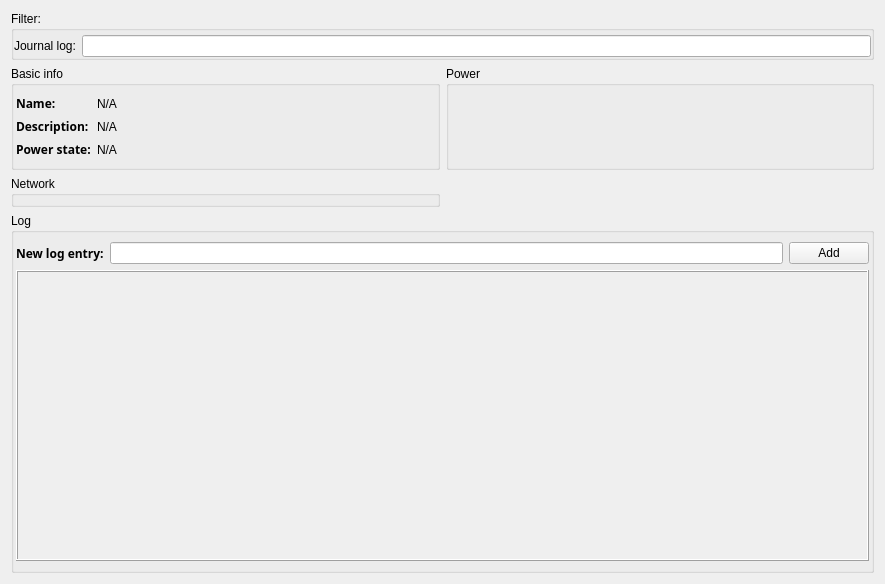
<?xml version="1.0" encoding="UTF-8"?>
<ui version="4.0">
 <class>OverviewPlugin</class>
 <widget class="QWidget" name="OverviewPlugin">
  <property name="geometry">
   <rect>
    <x>0</x>
    <y>0</y>
    <width>885</width>
    <height>584</height>
   </rect>
  </property>
  <property name="windowTitle">
   <string>Form</string>
  </property>
  <layout class="QGridLayout" name="gridLayout_2">
   <item row="1" column="0">
    <widget class="QGroupBox" name="basic_info_box">
     <property name="sizePolicy">
      <sizepolicy hsizetype="Expanding" vsizetype="Preferred">
       <horstretch>0</horstretch>
       <verstretch>0</verstretch>
      </sizepolicy>
     </property>
     <property name="title">
      <string>Basic info</string>
     </property>
     <layout class="QFormLayout" name="formLayout">
      <property name="leftMargin">
       <number>2</number>
      </property>
      <property name="rightMargin">
       <number>2</number>
      </property>
      <item row="0" column="0">
       <widget class="QLabel" name="name_label">
        <property name="font">
         <font>
          <family>Sans Serif</family>
          <weight>75</weight>
          <bold>true</bold>
         </font>
        </property>
        <property name="text">
         <string>Name:</string>
        </property>
       </widget>
      </item>
      <item row="0" column="1">
       <widget class="QLabel" name="name">
        <property name="sizePolicy">
         <sizepolicy hsizetype="Expanding" vsizetype="Preferred">
          <horstretch>0</horstretch>
          <verstretch>0</verstretch>
         </sizepolicy>
        </property>
        <property name="text">
         <string>N/A</string>
        </property>
       </widget>
      </item>
      <item row="1" column="0">
       <widget class="QLabel" name="description_label">
        <property name="font">
         <font>
          <family>Sans Serif</family>
          <weight>75</weight>
          <bold>true</bold>
         </font>
        </property>
        <property name="text">
         <string>Description:</string>
        </property>
       </widget>
      </item>
      <item row="1" column="1">
       <widget class="QLabel" name="description">
        <property name="sizePolicy">
         <sizepolicy hsizetype="Expanding" vsizetype="Preferred">
          <horstretch>0</horstretch>
          <verstretch>0</verstretch>
         </sizepolicy>
        </property>
        <property name="text">
         <string>N/A</string>
        </property>
        <property name="wordWrap">
         <bool>true</bool>
        </property>
       </widget>
      </item>
      <item row="2" column="0">
       <widget class="QLabel" name="power_state_label">
        <property name="font">
         <font>
          <family>Sans Serif</family>
          <weight>75</weight>
          <bold>true</bold>
         </font>
        </property>
        <property name="text">
         <string>Power state:</string>
        </property>
       </widget>
      </item>
      <item row="2" column="1">
       <widget class="QLabel" name="power_state">
        <property name="sizePolicy">
         <sizepolicy hsizetype="Expanding" vsizetype="Preferred">
          <horstretch>0</horstretch>
          <verstretch>0</verstretch>
         </sizepolicy>
        </property>
        <property name="text">
         <string>N/A</string>
        </property>
       </widget>
      </item>
     </layout>
    </widget>
   </item>
   <item row="1" column="1">
    <widget class="QGroupBox" name="power_box">
     <property name="sizePolicy">
      <sizepolicy hsizetype="Expanding" vsizetype="Preferred">
       <horstretch>0</horstretch>
       <verstretch>0</verstretch>
      </sizepolicy>
     </property>
     <property name="title">
      <string>Power</string>
     </property>
    </widget>
   </item>
   <item row="3" column="0" colspan="2">
    <widget class="QGroupBox" name="log_box">
     <property name="sizePolicy">
      <sizepolicy hsizetype="Expanding" vsizetype="Expanding">
       <horstretch>0</horstretch>
       <verstretch>0</verstretch>
      </sizepolicy>
     </property>
     <property name="title">
      <string>Log</string>
     </property>
     <layout class="QGridLayout" name="gridLayout_3">
      <property name="leftMargin">
       <number>2</number>
      </property>
      <property name="rightMargin">
       <number>2</number>
      </property>
      <item row="0" column="1">
       <widget class="QLineEdit" name="new_log_entry"/>
      </item>
      <item row="0" column="0">
       <widget class="QLabel" name="new_log_entry_label">
        <property name="font">
         <font>
          <family>Sans Serif</family>
          <weight>75</weight>
          <bold>true</bold>
         </font>
        </property>
        <property name="text">
         <string>New log entry:</string>
        </property>
       </widget>
      </item>
      <item row="0" column="2">
       <widget class="QPushButton" name="add_new_log_button">
        <property name="text">
         <string>Add</string>
        </property>
       </widget>
      </item>
      <item row="1" column="0" colspan="3">
       <widget class="QScrollArea" name="scroll_area">
        <property name="sizePolicy">
         <sizepolicy hsizetype="Expanding" vsizetype="Expanding">
          <horstretch>0</horstretch>
          <verstretch>0</verstretch>
         </sizepolicy>
        </property>
        <property name="frameShape">
         <enum>QFrame::Box</enum>
        </property>
        <property name="frameShadow">
         <enum>QFrame::Raised</enum>
        </property>
        <property name="widgetResizable">
         <bool>true</bool>
        </property>
        <widget class="QWidget" name="content">
         <property name="geometry">
          <rect>
           <x>0</x>
           <y>0</y>
           <width>853</width>
           <height>311</height>
          </rect>
         </property>
        </widget>
       </widget>
      </item>
     </layout>
    </widget>
   </item>
   <item row="2" column="0">
    <widget class="QGroupBox" name="network_box">
     <property name="sizePolicy">
      <sizepolicy hsizetype="Expanding" vsizetype="Preferred">
       <horstretch>0</horstretch>
       <verstretch>0</verstretch>
      </sizepolicy>
     </property>
     <property name="title">
      <string>Network</string>
     </property>
    </widget>
   </item>
   <item row="0" column="0" colspan="2">
    <widget class="QGroupBox" name="filter_box">
     <property name="sizePolicy">
      <sizepolicy hsizetype="Preferred" vsizetype="Minimum">
       <horstretch>0</horstretch>
       <verstretch>0</verstretch>
      </sizepolicy>
     </property>
     <property name="title">
      <string>Filter:</string>
     </property>
     <layout class="QGridLayout" name="gridLayout">
      <property name="leftMargin">
       <number>0</number>
      </property>
      <property name="topMargin">
       <number>4</number>
      </property>
      <property name="rightMargin">
       <number>0</number>
      </property>
      <property name="bottomMargin">
       <number>0</number>
      </property>
      <item row="0" column="0">
       <widget class="QLabel" name="filter_label">
        <property name="text">
         <string>Journal log:</string>
        </property>
       </widget>
      </item>
      <item row="0" column="1">
       <widget class="QLineEdit" name="filter"/>
      </item>
     </layout>
    </widget>
   </item>
  </layout>
 </widget>
 <resources/>
 <connections/>
</ui>
